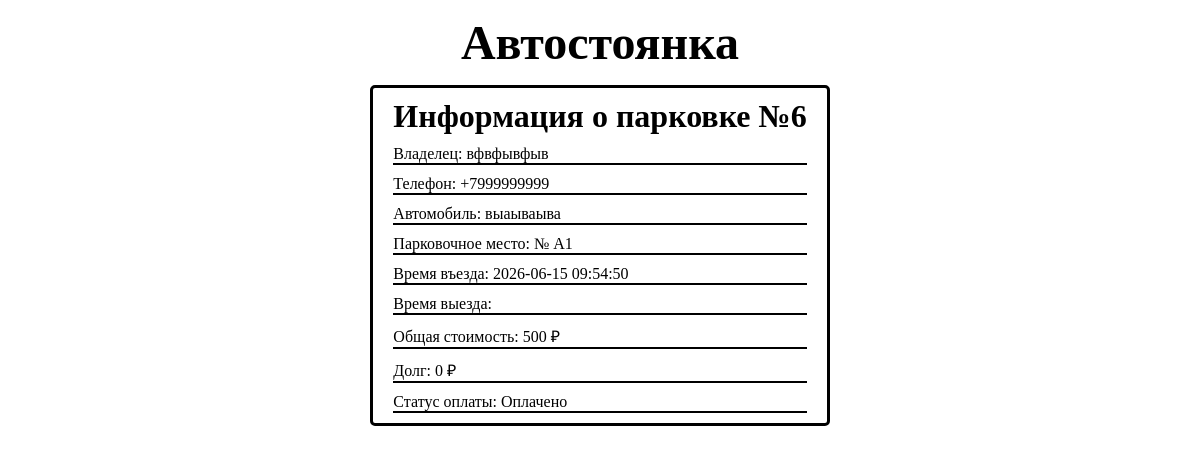
Screenshot of /view.php?id=6 with the database file from the repository.
### tables this page shows
CREATE TABLE `parking` (
  `id` int(11) NOT NULL,
  `car_id` int(11) NOT NULL,
  `parking_spot_id` int(11) NOT NULL,
  `entry_time` datetime DEFAULT current_timestamp(),
  `exit_time` datetime DEFAULT NULL,
  `total_price` decimal(10,2) DEFAULT 0.00,
  `is_paid` tinyint(1) DEFAULT 0,
  `payment_method` enum('cash','card','online') DEFAULT 'cash',
  `notes` text DEFAULT NULL,
  `created_at` datetime DEFAULT current_timestamp(),
  `updated_at` datetime DEFAULT current_timestamp() ON UPDATE current_timestamp(),
  `tariffs_id` int(11) NOT NULL
);

CREATE TABLE `users` (
  `id` int(11) NOT NULL,
  `full_name` varchar(255) NOT NULL,
  `phone` varchar(20) NOT NULL,
  `created_at` datetime DEFAULT current_timestamp()
);

CREATE TABLE `cars` (
  `id` int(11) NOT NULL,
  `user_id` int(11) NOT NULL,
  `license_plate` varchar(20) NOT NULL,
  `car_model` varchar(100) DEFAULT NULL,
  `car_color` varchar(50) DEFAULT NULL,
  `car_appearance` text DEFAULT NULL,
  `created_at` datetime DEFAULT current_timestamp()
);

CREATE TABLE `parking_spots` (
  `id` int(11) NOT NULL,
  `spot_number` varchar(10) NOT NULL,
  `spot_type` enum('regular','disabled','family') DEFAULT 'regular',
  `is_occupied` tinyint(1) DEFAULT 0,
  `created_at` datetime DEFAULT current_timestamp()
);

### config/helpers.php (called while the page is built, shortened)
<?php
function url (string $path): string {
    $path =ltrim($path, '/');
    return htmlspecialchars(BASE_PATH . '/' . $path, ENT_QUOTES, 'UTF-8');
}
function asset(string $path): string {
    return url($path);
}

### view.php (the view, shortened to what this page needs)
<?php
require_once "config/helpers.php";?>
<!doctype html>
<html lang="ru">
<head>
    <link rel="stylesheet" href="<?= asset('css/style.css') ?>">
</head>
<body>
<header class="header-menu">
    <a href="<?= url(' ')?>"><h1>Автостоянка</h1></a>
</header>
<main class="main-content">
    <?php
    $parking_id = filter_input(INPUT_GET, 'id', FILTER_VALIDATE_INT);
    $errors = [];
    $record = null;
    try {
        $pdo = Database::getInstance();
        $stmt = $pdo->prepare("
            SELECT
                    u.full_name AS full_name,
                    u.phone AS phone,
                    COALESCE(p.total_price, 0) - COALESCE((
                        SELECT SUM(amount)
                        FROM payments
                        WHERE parking_id = p.id
                    ), 0) AS debt,
                    c.car_appearance AS car_appearance,
                    ps.spot_number AS spot_number,
                    p.entry_time AS entry_time,
                    p.exit_time AS exit_time,
                    COALESCE(p.total_price, 0) AS total_price,
                    p.is_paid AS is_paid,
                    p.id AS parking_id
                FROM parking p
                JOIN cars c ON p.car_id = c.id
                JOIN users u ON c.user_id = u.id
                JOIN parking_spots ps ON p.parking_spot_id = ps.id
                WHERE p.id = :parking_id
        ");
        $stmt->execute(['parking_id' => $parking_id]);
        $record = $stmt->fetch(PDO::FETCH_ASSOC);
    } catch (PDOException $e) {
        $errors[] = 'Ошибка базы данных' . $e->getMessage();
    }
    ?>
    <div class="container">
        <?php if ($errors): ?>
            <div class="error">
                <?php foreach ($errors as $error): ?>
                <?php echo $error; ?>
                <?php endforeach; ?>
            </div>
        <?php elseif ($record): ?>
            <div class="parking-card">
                <h1>Информация о парковке №<?php echo htmlspecialchars($record['parking_id']); ?></h1>
                <div class="info-row">
                    <span class="info-label">Владелец:</span>
                    <span class="info-value"><?php echo htmlspecialchars($record['full_name']); ?></span>
                </div>
                <div class="info-row">
                    <span class="info-label">Телефон:</span>
                    <span class="info-value"><?php echo htmlspecialchars($record['phone']); ?></span>
                </div>
                <div class="info-row">
                    <span class="info-label">Автомобиль:</span>
                    <span class="info-value"><?php echo htmlspecialchars($record['car_appearance']); ?></span>
                </div>
                <div class="info-row">
                    <span class="info-label">Парковочное место:</span>
                    <span class="info-value">№ <?php echo htmlspecialchars($record['spot_number']); ?></span>
                </div>
                <div class="info-row">
                    <span class="info-label">Время въезда:</span>
                    <span class="info-value"><?php echo htmlspecialchars($record['entry_time']); ?></span>
                </div>
                <div class="info-row">
                    <span class="info-label">Время выезда:</span>
                </div>
                <div class="info-row">
                    <span class="info-label">Общая стоимость:</span>
                    <span class="info-value"><?php echo number_format($record['total_price'], 0, '.', ' '); ?> ₽</span>
                </div>
                <div class="info-row">
                    <span class="info-label">Долг:</span>
                    <span class="info-value"><?php echo number_format($record['debt'], 0, '.', ' '); ?> ₽</span>
                </div>
                <div class="info-row">
                    <span class="info-label">Статус оплаты:</span>
                    <span class="info-value">
                            <?php if ($record['is_paid']): ?>
                                <span class="badge badge-success">Оплачено</span>
                            <?php else: ?>
                                <span class="badge badge-warning">Не оплачено</span>
                            <?php endif; ?>
                        </span>
                </div>
            </div>
        <?php endif; ?>
    </div>
</main>
</body>
</html>

### css/style.css (style rules this page uses)
* { margin: 0; padding: 0; box-sizing: border-box; }
a { text-decoration: none; color: black; }
.header-menu { display: flex; flex-direction: column; }
.header-menu > a { display: flex; justify-content: center; font-size:24px; margin:15px 0; }

### css/view.css (style rules this page uses)
.container { display: flex; justify-content: center; }
.parking-card { display: flex; flex-direction: column; gap: 10px; padding: 10px 20px; border-radius:5px; border: black solid ; }
.info-row { border-bottom: black solid 2px; }

### rows the page displays
parking: id "6", users.full_name "вфвфывфыв", users.phone "+7999999999", car.car_appearance "выаываыва", parking_spot.spot_number "A1", entry_time "2026-06-15 09:54:50"

### other values shown
$record['total_price'] "500"
$record['debt'] "0"
